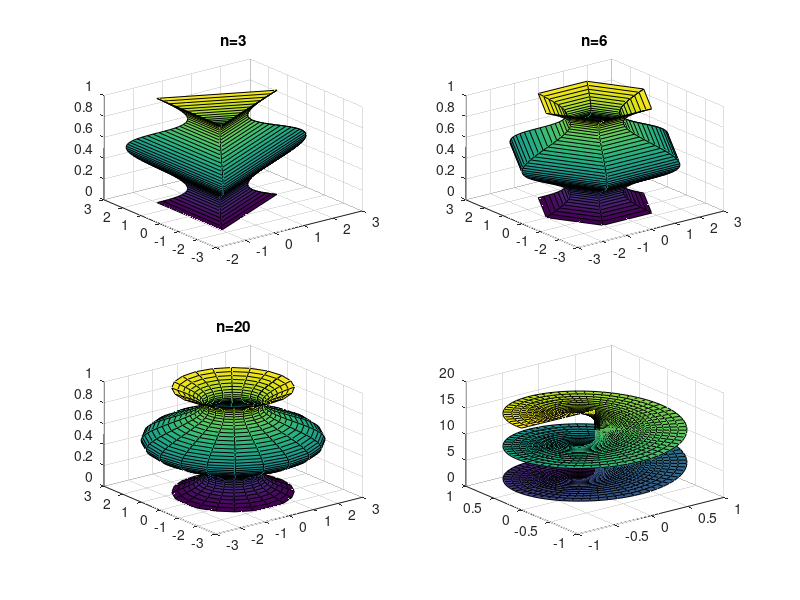

Reproduce this figure in MATLAB. (Note: this script raises an error after producing the figure.)
%标准球面绘制程序
subplot(2,2,1),sphere(3);
title('n=3'),axis equal
subplot(2,2,2), sphere(6);
title('n=6'),axis equal
subplot(2,2,3), sphere(10)
title('n=10'),axis equal
subplot(2,2,4), sphere(15);
title('n=15'),axis equal
%标准柱面绘制程序
t=linspace(pi/2,3.5*pi,50);R=cos(t)+2;
subplot(2,2,1);
cylinder(R,3), title('n=3'); %cylinder画柱面cylinder(R,n),n是侧面边数（精度）
subplot(2,2,2)
cylinder(R,6),title('n=6');
subplot(2,2,3)
cylinder(R),title('n=20')
subplot(2,2,4)
cylinder(R,50),title('n=50')

[x,y]=meshgrid(-8:0.5:8,-10:0.5:10);% 生成二维平面网格坐标矩阵
R=sqrt(x.^2+y.^2)+eps;  %为什么要加eps？防止分母为0加上及其小的数eps
z=sin(R)./R;
mesh(x,y,z); %mesh=网格 绘制三维网格曲面图，mesh(横坐标矩阵,纵坐标矩阵,高度矩阵)

s=0:0.1:8    %我们一开始定义的s和t都属于一维向量
t=0:0.1:5*pi
[S, T] = meshgrid(s, t); % 关键！把一维参数转成二维网格
%小写 s, t：表示原始的一维参数向量
%大写 S, T：表示经过 meshgrid 扩展后的二维矩阵
x=exp(-S).*cos(T)
y=exp(-S).*sin(T)
z=T
mesh(x,y,z)%镂空的网格线图，只有线条，没有填充色
surf(x,y,z)%实心的填充曲面，有颜色、有光照

x=@(s,t) exp(-s).*cos(t); %@(s,t):定义匿名函数，输入是两个参数 s, t 意思：x 是 s 和 t 的函数
y=@(s,t) exp(-s).*sin(t);
z=@(s,t) t;
fsurf(x,y,z,[0 8 0 5*pi]) %fsurf = 画参数曲面 参数范围： [smin smax tmin tmax] fill surface（填充曲面）
%surf必须先算出所有点的坐标
%fsurf画的是方程

%绘制三维网格图
x=-pi:0.15:pi
y=sin(x)
subplot(211),H=bar(x,y)
xx=get(H,'xdata')%变量 = get(对象句柄, '属性名') [C,W] = get(H,{'Color','LineWidth'});
yy=get(H,'ydata')%set(对象句柄, '属性名', 新值)  set(H,'Color','b','LineWidth',1.5,'LineStyle',':');
subplot(212),plot(xx,yy)

%新打开一幅图，用set命令将条形图横坐标设置成0~4*pi，同时将纵坐标设置为横坐标数据的余弦值。
figure 
x=0:0.01:4*pi
y=cos(x)
bar(x,y)
set(gca,"XLim",[0,4*pi]) %gca = get current axes 获取当前坐标轴
set(gca,"YLim",[-1,1])   %Y Limit → Y 轴的范围[最小值, 最大值]

%绘制两个相互垂直且直径相等的圆柱体相交图形。  
m=30;
z=1.2*(0:m)/m;%圆柱1长1.2
r=ones(size(z)); 
theta=(0:m)/m*2*pi;%画圆时的角度等分为m+1份
x1=r'*cos(theta); %圆底投影在xy平面上
y1=r'*sin(theta);
z1=z'*ones(1,m+1);
surf(x1,y1,z1) %画圆柱1
axis equal,axis off
hold on
x=(-m:2:m)/m;%圆柱2长2
x2=x'*ones(1,m+1);
y2=r'*cos(theta);%圆底投影在yz平面上
z2=r'*sin(theta);
surf(x2,y2,z2);%画第二个圆柱
axis equal,axis off
title('两个相交的圆柱体')
hold off

%绘出函数x=sin(t) ,y=t.^2+exp(t)的慧星效果图
t=-2:0.1:2
x=sin(t)
y=t.^2+exp(t)
%plot(t,x,t,y)
comet(x, y);    %comet:彗星
title('参数方程 x=sin(t), y=t^2+e^t 的彗星效果图');
xlabel('x');
ylabel('y');
grid on;

%分别利用meshgrid和向量相乘两种方法生成以下平面网格点坐标矩阵X、Y：?
x=-5:1:0
y=-1:1:3
[X,Y]=meshgrid(x,y) %meshgrid 其实就是一个"自动铺网格"的工具。

x = -5:0
y = (-1:3)'%后面的 ' 表示转置,从行向量转变为列向量
X = ones(length(y),1)*x %length(y) = 5
Y = y*ones(1,length(x)) %length(x) = 6
[X,Y]=meshgrid(x,y)  % 生成网格坐标矩阵（mesh必备前置）
mesh(X,Y)   % 空心网格图
surf(X,Y)   % 实心填充曲面图

%多峰函数peaks的表达式为
x=-10:0.1:10
y=-10:0.1:10
[X,Y]=meshgrid(x,y)
Z=peaks(X,Y)
figure;

subplot(2,2,1); mesh(X,Y,Z); title('mesh 线框曲面');     %网眼 / 网格
subplot(2,2,2); meshc(X,Y,Z); title('meshc 线框+等高线');%mesh + contour 线框 + 底部等高线
subplot(2,2,3); meshz(X,Y,Z); title('meshz 线框+零平面');%mesh + z-axis  线框 + 零平面参考
subplot(2,2,4); surf(X,Y,Z); title('surf 着色曲面');


set(gca,'XLim',[-3,3])
set(gca,'YLim',[-3,3])
set(gca,'ZLim',[-8,8])
